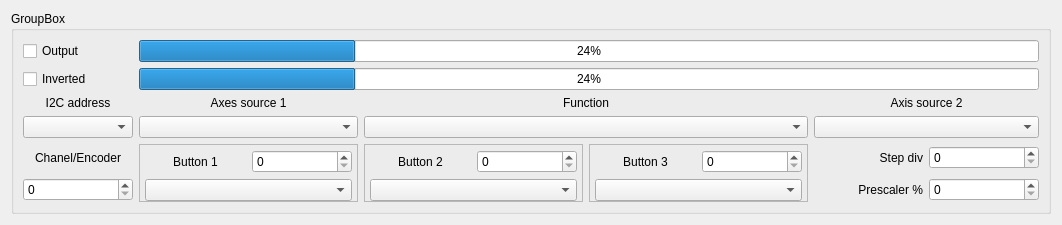
<?xml version="1.0" encoding="UTF-8"?>
<ui version="4.0">
 <class>AxesConfig</class>
 <widget class="QWidget" name="AxesConfig">
  <property name="geometry">
   <rect>
    <x>0</x>
    <y>0</y>
    <width>1062</width>
    <height>214</height>
   </rect>
  </property>
  <property name="windowTitle">
   <string>Form</string>
  </property>
  <layout class="QGridLayout" name="gridLayout">
   <item row="0" column="0">
    <widget class="QGroupBox" name="groupBox">
     <property name="title">
      <string>GroupBox</string>
     </property>
     <layout class="QGridLayout" name="gridLayout_2" columnstretch="2,4,4,4,2,2">
      <item row="3" column="0">
       <widget class="QComboBox" name="comboBox"/>
      </item>
      <item row="2" column="4" colspan="2">
       <widget class="QLabel" name="label_4">
        <property name="text">
         <string>Axis source 2</string>
        </property>
        <property name="alignment">
         <set>Qt::AlignBottom|Qt::AlignHCenter</set>
        </property>
       </widget>
      </item>
      <item row="0" column="0">
       <widget class="QCheckBox" name="checkBox">
        <property name="text">
         <string>Output</string>
        </property>
       </widget>
      </item>
      <item row="5" column="0">
       <widget class="QSpinBox" name="spinBox"/>
      </item>
      <item row="5" column="4">
       <widget class="QLabel" name="label_10">
        <property name="text">
         <string>Prescaler %</string>
        </property>
        <property name="alignment">
         <set>Qt::AlignRight|Qt::AlignTrailing|Qt::AlignVCenter</set>
        </property>
       </widget>
      </item>
      <item row="5" column="5">
       <widget class="QSpinBox" name="spinBox_6"/>
      </item>
      <item row="3" column="1">
       <widget class="QComboBox" name="comboBox_2"/>
      </item>
      <item row="1" column="0">
       <widget class="QCheckBox" name="checkBox_2">
        <property name="text">
         <string>Inverted</string>
        </property>
       </widget>
      </item>
      <item row="2" column="1">
       <widget class="QLabel" name="label_2">
        <property name="text">
         <string>Axes source 1</string>
        </property>
        <property name="alignment">
         <set>Qt::AlignBottom|Qt::AlignHCenter</set>
        </property>
       </widget>
      </item>
      <item row="4" column="5">
       <widget class="QSpinBox" name="spinBox_5"/>
      </item>
      <item row="2" column="0">
       <widget class="QLabel" name="label">
        <property name="text">
         <string>I2C address</string>
        </property>
        <property name="alignment">
         <set>Qt::AlignBottom|Qt::AlignHCenter</set>
        </property>
       </widget>
      </item>
      <item row="1" column="1" colspan="5">
       <widget class="QProgressBar" name="progressBar_2">
        <property name="value">
         <number>24</number>
        </property>
        <property name="alignment">
         <set>Qt::AlignCenter</set>
        </property>
       </widget>
      </item>
      <item row="3" column="2" colspan="2">
       <widget class="QComboBox" name="comboBox_3"/>
      </item>
      <item row="4" column="3" rowspan="2">
       <widget class="QFrame" name="frame_3">
        <property name="frameShape">
         <enum>QFrame::StyledPanel</enum>
        </property>
        <property name="frameShadow">
         <enum>QFrame::Raised</enum>
        </property>
        <layout class="QGridLayout" name="gridLayout_5">
         <property name="leftMargin">
          <number>5</number>
         </property>
         <property name="topMargin">
          <number>5</number>
         </property>
         <property name="rightMargin">
          <number>5</number>
         </property>
         <property name="bottomMargin">
          <number>0</number>
         </property>
         <item row="0" column="0">
          <widget class="QLabel" name="label_8">
           <property name="text">
            <string>Button 3</string>
           </property>
           <property name="alignment">
            <set>Qt::AlignCenter</set>
           </property>
          </widget>
         </item>
         <item row="0" column="1">
          <widget class="QSpinBox" name="spinBox_4"/>
         </item>
         <item row="1" column="0" colspan="2">
          <widget class="QComboBox" name="comboBox_7"/>
         </item>
        </layout>
       </widget>
      </item>
      <item row="4" column="1" rowspan="2">
       <widget class="QFrame" name="frame">
        <property name="frameShape">
         <enum>QFrame::StyledPanel</enum>
        </property>
        <property name="frameShadow">
         <enum>QFrame::Raised</enum>
        </property>
        <property name="lineWidth">
         <number>1</number>
        </property>
        <property name="midLineWidth">
         <number>0</number>
        </property>
        <layout class="QGridLayout" name="gridLayout_3">
         <property name="leftMargin">
          <number>5</number>
         </property>
         <property name="topMargin">
          <number>5</number>
         </property>
         <property name="rightMargin">
          <number>5</number>
         </property>
         <property name="bottomMargin">
          <number>0</number>
         </property>
         <property name="verticalSpacing">
          <number>6</number>
         </property>
         <item row="0" column="0">
          <widget class="QLabel" name="label_6">
           <property name="text">
            <string>Button 1</string>
           </property>
           <property name="alignment">
            <set>Qt::AlignCenter</set>
           </property>
          </widget>
         </item>
         <item row="0" column="1">
          <widget class="QSpinBox" name="spinBox_2"/>
         </item>
         <item row="1" column="0" colspan="2">
          <widget class="QComboBox" name="comboBox_5"/>
         </item>
        </layout>
       </widget>
      </item>
      <item row="4" column="2" rowspan="2">
       <widget class="QFrame" name="frame_2">
        <property name="frameShape">
         <enum>QFrame::StyledPanel</enum>
        </property>
        <property name="frameShadow">
         <enum>QFrame::Raised</enum>
        </property>
        <layout class="QGridLayout" name="gridLayout_4">
         <property name="leftMargin">
          <number>5</number>
         </property>
         <property name="topMargin">
          <number>5</number>
         </property>
         <property name="rightMargin">
          <number>5</number>
         </property>
         <property name="bottomMargin">
          <number>0</number>
         </property>
         <item row="0" column="1">
          <widget class="QSpinBox" name="spinBox_3"/>
         </item>
         <item row="0" column="0">
          <widget class="QLabel" name="label_7">
           <property name="text">
            <string>Button 2</string>
           </property>
           <property name="alignment">
            <set>Qt::AlignCenter</set>
           </property>
          </widget>
         </item>
         <item row="1" column="0" colspan="2">
          <widget class="QComboBox" name="comboBox_6"/>
         </item>
        </layout>
       </widget>
      </item>
      <item row="4" column="4">
       <widget class="QLabel" name="label_9">
        <property name="text">
         <string>Step div</string>
        </property>
        <property name="alignment">
         <set>Qt::AlignRight|Qt::AlignTrailing|Qt::AlignVCenter</set>
        </property>
       </widget>
      </item>
      <item row="4" column="0">
       <widget class="QLabel" name="label_5">
        <property name="text">
         <string>Chanel/Encoder</string>
        </property>
        <property name="alignment">
         <set>Qt::AlignCenter</set>
        </property>
       </widget>
      </item>
      <item row="2" column="2" colspan="2">
       <widget class="QLabel" name="label_3">
        <property name="text">
         <string>Function</string>
        </property>
        <property name="alignment">
         <set>Qt::AlignBottom|Qt::AlignHCenter</set>
        </property>
       </widget>
      </item>
      <item row="3" column="4" colspan="2">
       <widget class="QComboBox" name="comboBox_4"/>
      </item>
      <item row="0" column="1" colspan="5">
       <widget class="QProgressBar" name="progressBar">
        <property name="value">
         <number>24</number>
        </property>
        <property name="alignment">
         <set>Qt::AlignCenter</set>
        </property>
       </widget>
      </item>
     </layout>
    </widget>
   </item>
  </layout>
 </widget>
 <resources/>
 <connections/>
</ui>
